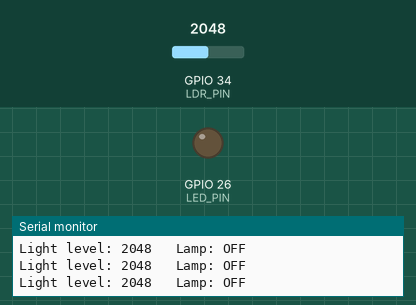
Recording of a sketch running on a simulated ESP32. On the bench: output pins drawn as LEDs (lit = HIGH), the last lines printed to the serial monitor. The inputs (shaded band) are chosen by the test bench; at power-on: GPIO 34 (LDR_PIN) = 2048.

Above: at 1.2 s.
1.3 s: GPIO 34 (LDR_PIN) set to 1463
2.8 s: GPIO 34 (LDR_PIN) set to 1357
At 3.4 s:
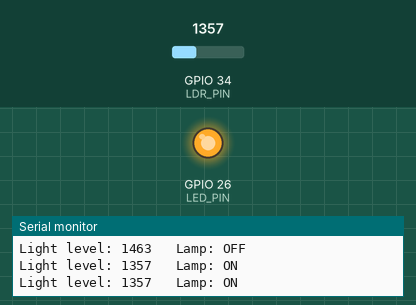
4.3 s: GPIO 34 (LDR_PIN) set to 1744
5.8 s: GPIO 34 (LDR_PIN) set to 1854
At 6.8 s:
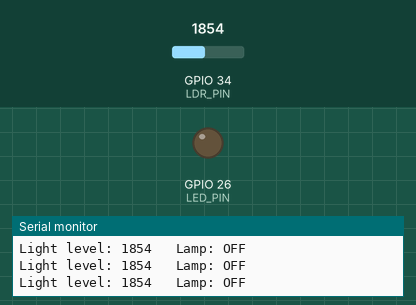
7.5 s: GPIO 34 (LDR_PIN) set to 1360
At 9.0 s:
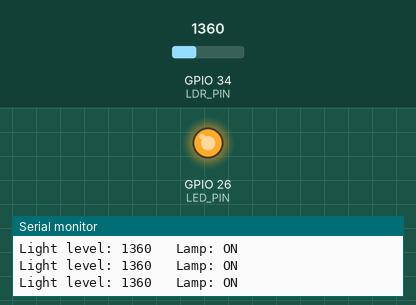
Timing chart, 0 to 10.2 s (numbered marks = the images above; inputs shaded):
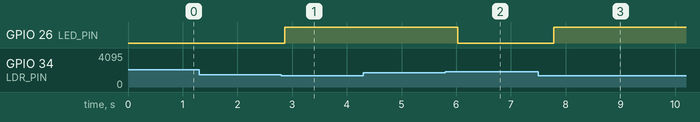

The sketch:

Automatic_Night_Lamp.ino
```cpp
// Project 1 - Automatic Night Lamp (LDR + LED)
// Wiring: 3V3 -> LDR -> GPIO34 -> 10 kohm -> GND;  GPIO26 -> 220 ohm -> LED -> GND
// Uses two thresholds (hysteresis) so the lamp does not flicker near the switching point.

const int LDR_PIN = 34;
const int LED_PIN = 26;

const int DARK_ON_THRESHOLD = 1400;    // Below this value -> lamp ON   (measure and adjust!)
const int LIGHT_OFF_THRESHOLD = 1800;  // Above this value -> lamp OFF  (must be higher than the ON value)

bool lampIsOn = false;                 // Remembers the current lamp state

// Average 10 readings to smooth the noise
int readLightLevel()
{
  long sum = 0;
  for (int i = 0; i < 10; i++)
  {
    sum += analogRead(LDR_PIN);
    delay(5);
  }
  return sum / 10;
}

void setup()
{
  Serial.begin(115200);
  pinMode(LED_PIN, OUTPUT);
}

void loop()
{
  int light = readLightLevel();

  if (!lampIsOn && light < DARK_ON_THRESHOLD)
  {
    lampIsOn = true;                   // It became dark
  }
  else if (lampIsOn && light > LIGHT_OFF_THRESHOLD)
  {
    lampIsOn = false;                  // It became bright
  }

  digitalWrite(LED_PIN, lampIsOn ? HIGH : LOW);

  Serial.print("Light level: ");
  Serial.print(light);
  Serial.print("   Lamp: ");
  Serial.println(lampIsOn ? "ON" : "OFF");

  delay(300);
}
```

Measured:
- the behaviour switches between 1400 and 1399 on GPIO 34 (LDR_PIN) (found by bisection; images 0 and 1)
- the behaviour switches between 1800 and 1801 on GPIO 34 (LDR_PIN) (found by bisection; images 1 and 2)
- after the input at 2.8 s, GPIO 26 (LED_PIN): LOW → HIGH after 0.06 s
- after the input at 5.8 s, GPIO 26 (LED_PIN): HIGH → LOW after 0.22 s
- after the input at 7.5 s, GPIO 26 (LED_PIN): LOW → HIGH after 0.28 s
